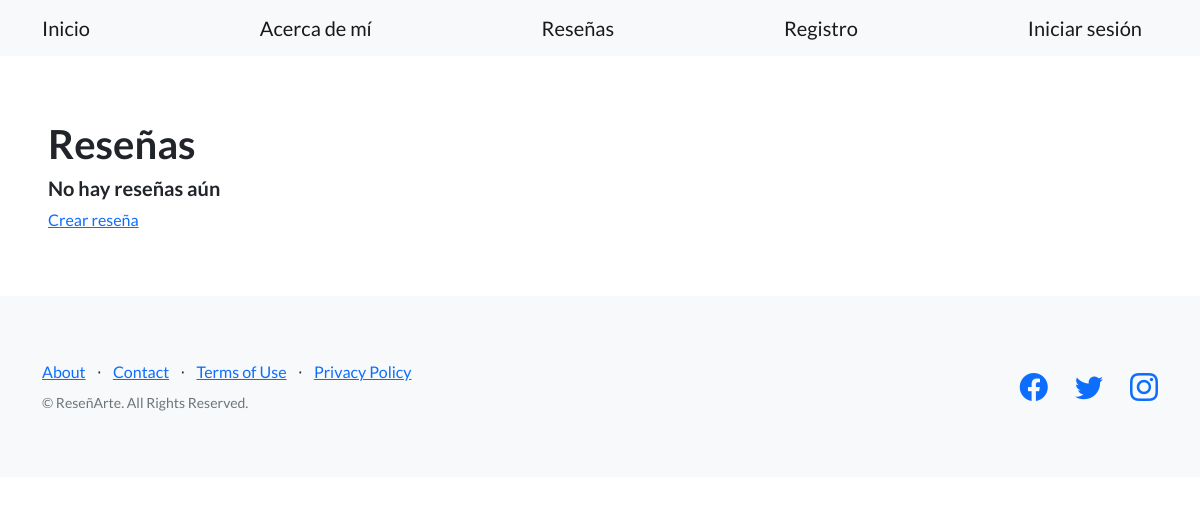
Page /blog/pages/ on the earlier database version.
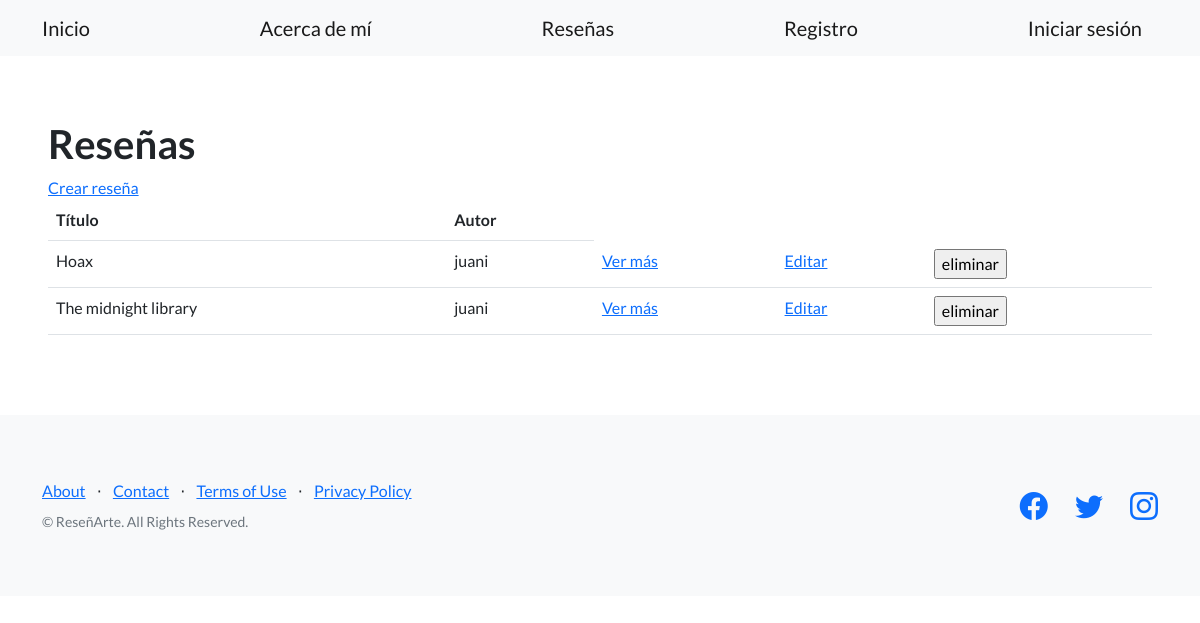
Same page on the later database version.
### blog/models.py (models this page shows, shortened)
class Reseña (models.Model):
    titulo = models.CharField(max_length=256)
    subtitulo = models.CharField(max_length=256)
    cuerpo = models.TextField()
    autor = models.ForeignKey(User, on_delete=models.CASCADE)
    fecha = models.DateField(null=True, blank=True)

### blog/views.py (the view)
# urls.py: path("pages/", listar_reseñas, name="listar_reseñas"),
def listar_reseñas(request):
   contexto = {
       "reseñas": Reseña.objects.all(),
   }
   http_response = render(
       request=request,
       template_name='blog/lista_reseñas.html',
       context=contexto,
   )
   return http_response

### blog/templates/blog/lista_reseñas.html (shortened to what this page needs)
{% extends "blog/base.html" %}
{% load static %}
{% block contenido %}
<section>
    <div>
      <h1>Reseñas</h1>
      {% if reseñas %}
      <a href="{% url 'crear_reseña' %}">Crear reseña</a>
      <table class="table">
        <tbody>
          <tr>
            <th>Título</th>
            <th>Autor</th>
          </tr>
          {% for reseña in reseñas %}
          <tr>
            <td>{{ reseña.titulo }}</td>
            <td>{{ reseña.autor }}</td>
            <td>
              <a href="{% url 'ver_reseña' reseña.id %}">Ver más</a>
            </td>
            <td>
              <a href="{% url 'editar_reseña' reseña.id %}">Editar</a>
            </td>
            <td>
              <form action="{% url 'eliminar_reseña' reseña.id %}" method="post">
                <input type="submit" value="eliminar"/>
              </form>
            </td>
          </tr>
          {% endfor %}
        </tbody>
      </table>
      {% else %}
      <h5>No hay reseñas aún</h5>
      <a href="{% url 'crear_reseña' %}">Crear reseña</a>
      {% endif %}
    </div>
   </section>
{% endblock contenido %}

### blog/templates/blog/base.html (shortened to what this page needs)
{% load static %}
<!DOCTYPE html>
<html lang="en">
    <head>
        <link href="https://cdn.jsdelivr.net/npm/bootstrap-icons@1.5.0/font/bootstrap-icons.css" rel="stylesheet" type="text/css" />
        <link href= "{% static 'blog/css/styles.css' %}"" rel="stylesheet" />
    </head>
    <body>
        <nav class="navbar navbar-light bg-light static-top">
            <div class="container">
                <a class="navbar-brand" href="{% url 'inicio' %}">Inicio</a>
                <a class="navbar-brand" href="{% url 'about' %}">Acerca de mí</a>
                <a class="navbar-brand" href="{% url 'listar_reseñas' %}">Reseñas</a>
                {% if user.is_authenticated %}
                <div class="dropdown">
                    <button class="btn btn-secondary dropdown-toggle" type="button" id="dropdownMenuButton1" data-bs-toggle="dropdown" aria-expanded="false">
                        <div style="display: inline-flex;">
                            <span>{{ user.username }}</span>
                        </div>
                    </button>
                    <ul class="dropdown-menu" aria-labelledby="dropdownMenuButton1">
                        <li>
                            <a class="dropdown-item" href="{% url 'ver_perfil' %}">Ver mi perfil</a>
                        </li>
                        <li>
                            <a class="dropdown-item" href="{% url 'logout' %}"><strong>Cerrar sesión</strong></a>
                        </li>
                    </ul>
                    </div>
                </div>
                {% else %}
                <a class="navbar-brand" href="{% url 'registro' %}">Registro</a>
                <a class="navbar-brand" href="{% url 'login' %}">Iniciar sesión</a>
                {% endif %}
            </div>
        </nav>
        <section style="padding:4rem 3rem;">
            {% block contenido %}
            {% endblock contenido %}
        </section>
        <footer class="footer bg-light">
            <div class="container">
                <div class="row">
                    <div class="col-lg-6 h-100 text-center text-lg-start my-auto">
                        <ul class="list-inline mb-2">
                            <li class="list-inline-item"><a href="#!">About</a></li>
                            <li class="list-inline-item">⋅</li>
                            <li class="list-inline-item"><a href="#!">Contact</a></li>
                            <li class="list-inline-item">⋅</li>
                            <li class="list-inline-item"><a href="#!">Terms of Use</a></li>
                            <li class="list-inline-item">⋅</li>
                            <li class="list-inline-item"><a href="#!">Privacy Policy</a></li>
                        </ul>
                        <p class="text-muted small mb-4 mb-lg-0">&copy; ReseñArte. All Rights Reserved.</p>
                    </div>
                    <div class="col-lg-6 h-100 text-center text-lg-end my-auto">
                        <ul class="list-inline mb-0">
                            <li class="list-inline-item me-4">
                                <a href="#!"><i class="bi-facebook fs-3"></i></a>
                            </li>
                            <li class="list-inline-item me-4">
                                <a href="#!"><i class="bi-twitter fs-3"></i></a>
                            </li>
                            <li class="list-inline-item">
                                <a href="#!"><i class="bi-instagram fs-3"></i></a>
                            </li>
                        </ul>
                    </div>
                </div>
            </div>
        </footer>
    </body>
</html>

Differences in the rows shown:
added Reseña: titulo "Hoax", autor "juani"
added Reseña: titulo "The midnight library", autor "juani"
Other differences:
text no longer shown: "No hay reseñas aún"
text now shown: "Título Autor"
